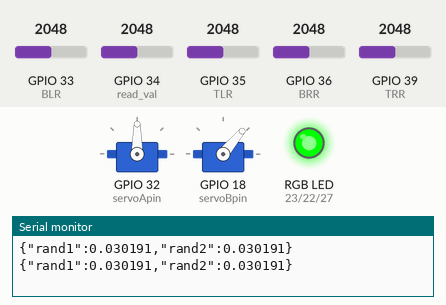
A sketch run on a simulated ESP32. Parts: 2 × servo, an RGB LED mixed from three pins (HIGH = lit), the last lines printed to the serial monitor. Inputs (shaded band) come from the test bench; at power-on: GPIO 35 (TLR) = 2048, GPIO 39 (TRR) = 2048, GPIO 36 (BRR) = 2048, GPIO 33 (BLR) = 2048, GPIO 34 (read_val) = 2048. WiFi joins after 1.5 s; servers stay silent unless stated; random numbers use the default seed unless the sketch sets one.

Above: at 3.2 s.
3.3 s: GPIO 35 (TLR) set to 2207
4.8 s: GPIO 35 (TLR) set to 2281
At 5.25 s:
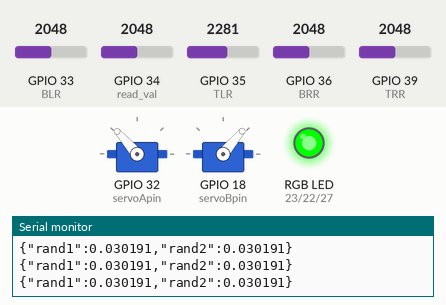
At 6.3 s:
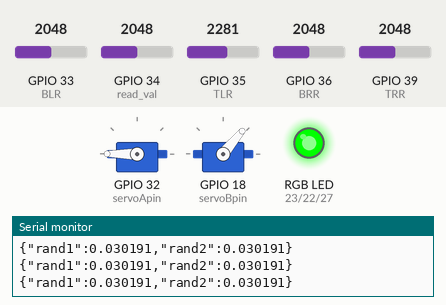
7.2 s: GPIO 39 (TRR) set to 2220
8.7 s: GPIO 39 (TRR) set to 2284
At 9.9 s:
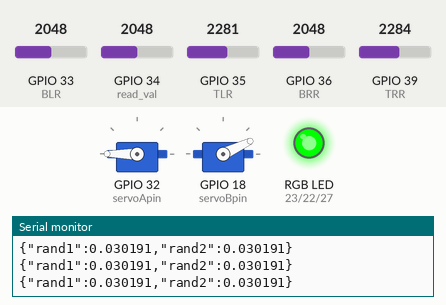
10.4 s: GPIO 36 (BRR) set to 2414
11.9 s: GPIO 36 (BRR) set to 2558
At 13.8 s:
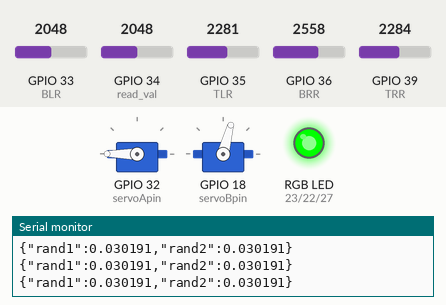
Timing chart, 0 to 14.9 s (numbered marks = the images above; inputs shaded):
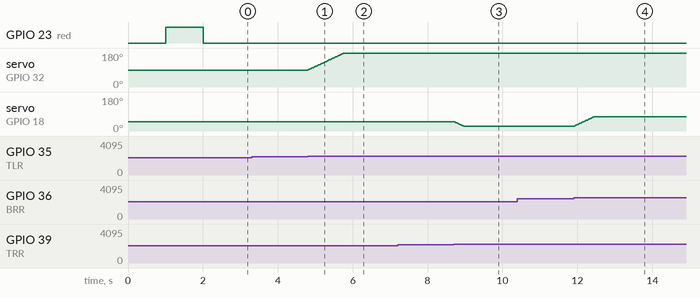

Measured:
- the behaviour switches between 2248 and 2249 on GPIO 35 (TLR) (found by bisection; images 0 and 1)
- the behaviour switches between 2248 and 2249 on GPIO 39 (TRR) (found by bisection; images 2 and 3)
- the behaviour switches between 2484 and 2485 on GPIO 36 (BRR) (found by bisection; images 3 and 4)
- after the input at 4.8 s, servo on GPIO 32 (servoApin): moves from 90° to 180° over 0.96 s, starting at once
- after the input at 8.7 s, servo on GPIO 18 (servoBpin): moves from 50° to 25° over 0.26 s, starting at once
- after the input at 11.9 s, servo on GPIO 18 (servoBpin): moves from 25° to 75° over 0.53 s, starting at once

The sketch:

backup_0.ino
```cpp
// ---------------------------------------------------------------------------------------
#include <ESP32Servo.h>
#include <WiFi.h>                                     // needed to connect to WiFi
#include <WebServer.h>                                // needed to create a simple webserver (make sure tools -> board is set to ESP32, otherwise you will get a "WebServer.h: No such file or directory" error)
#include <WebSocketsServer.h>                         // needed for instant communication between client and server through Websockets
#include <ArduinoJson.h>                              // needed for JSON encapsulation (send multiple variables with one string)

// SSID and password of Wifi connection:
const char* ssid = "APANJLA";
const char* password = "Asdf@35237";

////////////////////////////////////////////////////////////////////////////////////////////////////////////////
Servo servoA;  // create servo object to control a servo (probably an array to control 2 servos)
Servo servoB;                // 16 servo objects can be created on the ESP32

int pos_b_min = 25;
int pos_b_max = 75;
int pos_a = 90;                         // variable to store the inital Aservo position
int pos_b = (pos_b_min+pos_b_max)/2;    // variable to store the inital Bservo position

// Recommended PWM GPIO pins on the ESP32 include 2,4,12-19,21-23,25-27,32-33
//That means you can't use the ADC on any of the ADC2 channels while WiFi is on: GPIO4, GPIO0, GPIO2, GPIO15, GPIO13, GPIO12, GPIO14, GPIO27, GPIO25 and GPIO26.
//But you can use ADC1, which uses pins GPIO36(VP), GPIO37, GPIO38, GPIO39(VN), GPIO32, GPIO33, GPIO34 and GPIO35.
int red = 23;
int green =22;
int blue = 27;
int read_val = 34;
int servoApin = 32;
int servoBpin = 18;
int TRR = 39;//green
int TLR = 35;//yellow
int BRR = 36;//blue
int BLR = 33;//orange
int Rtol = 200;//tolerance value for photo resistor
//tolerance factor for each photoresistor (Default value is 1)
//int TRRtf = 1;
//int TLRtf = 1;
//int BRRtf = 1;
//int BLRtf = 1;
//variables declaration
int TRRread;
int TLRread;
int BRRread;
int BLRread;

//int TRRval;
//int TLRval;
//int BRRval;
//int BLRval;
//
float Cof = (3.3/1230); // co-factor decided using hit and trial
float Vval; // variable for actual voltage reading from solar output
float Pval; //variable that contains power value in Watt
float Eval; //energy value Pval * interval
int Res = 1000 ; //resistor value (3 identical will be connected) (1k??)
int Readval; //value of analog read from voltage divider (solar output)

// The String below "webpage" contains the complete HTML code that is sent to the client whenever someone connects to the webserver
String webpage = "<!DOCTYPE HTML><html>\n<head>\n<title>SOLAR TRACKER</title>\n<meta name=viewport content='width=device-width, initial-scale=1'>\n<link rel=stylesheet href=https://use.fontawesome.com/releases/v5.7.2/css/all.css integrity=sha384-fnmOCqbTlWIlj8LyTjo7mOUStjsKC4pOpQbqyi7RrhN7udi9RwhKkMHpvLbHG9Sr crossorigin=anonymous>\n<link rel=icon href=data:,>\n<style>html{font-family:Arial;display:inline-block;text-align:center}p{font-size:1.2rem}body{margin:0}.topnav{overflow:hidden;background-color:#4b1d3f;color:white;font-size:1.7rem}.content{padding:20px}.card{background-color:white;box-shadow:2px 2px 12px 1px rgba(140,140,140,.5)}.cards{max-width:700px;margin:0 auto;display:grid;grid-gap:2rem;grid-template-columns:repeat(auto-fit,minmax(300px,1fr))}.reading{font-size:2.8rem}.card.temperature{color:#0e7c7b}.card.humidity{color:#17bebb}.card.pressure{color:#3fca6b}.card.gas{color:#d62246}</style>\n</head>\n<body>\n<div class=topnav>\n<h3>BME680 WEB SERVER</h3>\n</div>\n<div class=content>\n<div class=cards>\n<div class='card temperature'>\n<h4><i class='fas fa-thermometer-half'></i> POWER</h4><p><span class=reading><span id=temp>%POWER%</span> &deg;C</span></p>\n</div>\n<div class='card humidity'>\n<h4><i class='fas fa-tint'></i> ENERGY</h4><p><span class=reading><span id=hum>%ENERGY%</span> &percnt;</span></p>\n</div>\n</div>\n</div>\n<script>var Socket;function init(){Socket=new WebSocket('ws://'+window.location.hostname+':81/');Socket.onmessage=function(a){processCommand(a)}}function processCommand(a){var b=JSON.parse(a.data);document.getElementById('temp').innerHTML=b.rand1;document.getElementById('hum').innerHTML=b.rand2;console.log(b.rand1);console.log(b.rand2)}window.onload=function(a){init()};</script>\n</body>\n</html>";

// The JSON library uses static memory, so this will need to be allocated:
// -> in the video I used global variables for "doc_tx" and "doc_rx", however, I now changed this in the code to local variables instead "doc" -> Arduino documentation recomends to use local containers instead of global to prevent data corruption

// We want to periodically send values to the clients, so we need to define an "interval" and remember the last time we sent data to the client (with "previousMillis")
int interval = 1000;                                  // send data to the client every 1000ms -> 1s
unsigned long previousMillis = 0;                     // we use the "millis()" command for time reference and this will output an unsigned long

// Initialization of webserver and websocket
WebServer server(80);                                 // the server uses port 80 (standard port for websites
WebSocketsServer webSocket = WebSocketsServer(81);    // the websocket uses port 81 (standard port for websockets

void setup() {
  Serial.begin(115200);                               // init serial port for debugging

  //initialising all input output pins
  pinMode(blue,OUTPUT);////////////////////////only this code (backup_2)
  pinMode(read_val,INPUT);
  pinMode(servoApin,OUTPUT);
  pinMode(servoBpin,OUTPUT);
  pinMode(TRR,INPUT);
  pinMode(TLR,INPUT);
  pinMode(BRR,INPUT);
  pinMode(BLR,INPUT);
  pinMode(red,OUTPUT);
  pinMode(green,OUTPUT);
  servoA.attach(servoApin);
  servoB.attach(servoBpin);

  //setting position of all servoes to default value initially
  servoA.write(pos_a);
  servoB.write(pos_b);
  //turning all leds off initially
  digitalWrite(blue,LOW);
  digitalWrite(red,LOW);
  digitalWrite(green,LOW);

  WiFi.begin(ssid, password);                         // start WiFi interface
  Serial.println("Establishing connection to WiFi with SSID: " + String(ssid));     // print SSID to the serial interface for debugging

  while (WiFi.status() != WL_CONNECTED) {             // wait until WiFi is connected
    delay(1000);
    Serial.print(".");
    digitalWrite(red,HIGH);
    digitalWrite(green,LOW);
  }
  Serial.print("Connected to network with IP address: ");
  Serial.print(WiFi.localIP());
  digitalWrite(red,LOW);
  digitalWrite(green,HIGH);
  Serial.println("");                  // show IP address that the ESP32 has received from router

  server.on("/", []() {                               // define here wat the webserver needs to do
    server.send(200, "text/html", webpage);           //    -> it needs to send out the HTML string "webpage" to the client
  });
  server.begin();                                     // start server

  webSocket.begin();                                  // start websocket
  //webSocket.onEvent(webSocketEvent);                  // define a callback function -> what does the ESP32 need to do when an event from the websocket is received? -> run function "webSocketEvent()"
}

void loop() {
  //reading photoresistor values
  TRRread = analogRead(TRR);
  TLRread = analogRead(TLR);
  BRRread = analogRead(BRR);
  BLRread = analogRead(BLR);

  //initialising web-server
  server.handleClient();                              // Needed for the webserver to handle all clients
  webSocket.loop();                                   // Update function for the webSockets

  if ( TRRread > TLRread+Rtol ){
    if (pos_a>0){
      //Serial.println("left");
      pos_a=pos_a-1;
      servoA.write(pos_a);
    }
  }
  if ( TRRread < TLRread-Rtol ){
    if(pos_a<180){
      //Serial.println("Right");
      pos_a=pos_a+1;
      servoA.write(pos_a);
    }
   }
  if ( BRRread > TRRread+Rtol ){
    if (pos_b<pos_b_max){
      //Serial.print("up");
      pos_b=pos_b+1;
      servoB.write(pos_b);
    }
    else{}
  }
  if ( BRRread < TRRread-Rtol ){
    if (pos_b>pos_b_min){
      //Serial.print("Down");
      pos_b=pos_b-1;
      servoB.write(pos_b);
    }
    else{}
  }
  else{}

    ///reads value form solar output
  Readval = analogRead(read_val); //value range from 0-4092
  Vval = Readval*Cof;
  Pval = (Vval*Vval)/Res;
  //delay(10);

  unsigned long now = millis();                       // read out the current "time" ("millis()" gives the time in ms since the Arduino started)
  if ((unsigned long)(now - previousMillis) > interval) { // check if "interval" ms has passed since last time the clients were updated

    String jsonString = "";                           // create a JSON string for sending data to the client
    StaticJsonDocument<200> doc;                      // create a JSON container
    JsonObject object = doc.to<JsonObject>();         // create a JSON Object
    object["rand1"] = Pval;                    // write data into the JSON object -> I used "rand1" and "rand2" here, but you can use anything else
    Eval = Pval*interval/1000;
    object["rand2"] = Eval;
    serializeJson(doc, jsonString);                   // convert JSON object to string
    Serial.println(jsonString);                       // print JSON string to console for debug purposes (you can comment this out)
    webSocket.broadcastTXT(jsonString);               // send JSON string to clients
    previousMillis = now;                             // reset previousMillis
  }
  delay(10);
}
```

Source omitted: backup_0.cpp (9100 bytes)
